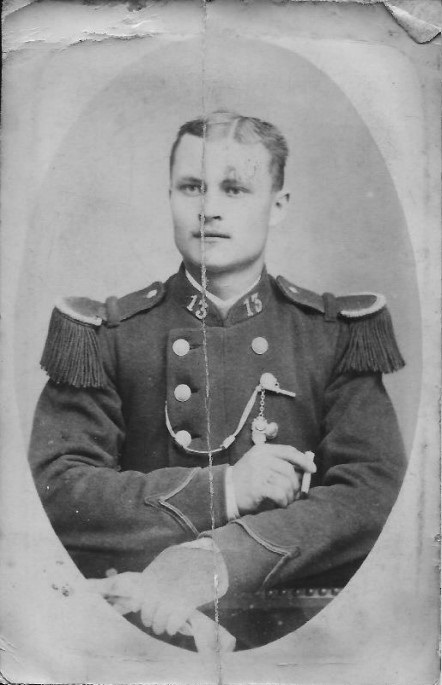
#> input picture original_picture.jpg, 442 x 685 px
$ jupyter execute inpainting_FRICKE_LEFUNDES.ipynb
#> lines starting #> are read from the running program, lines starting #| are printed output that depends on the picture
[cell 1]
#########################################
#            Inpainting                 #
#                                       #
# Grenoble INP - Phelma                 #
# SICOM                                 #
#                                       #
# Edna FRICKE                           #
# Henrique LEFUNDES DA SILVA            #
#                                       #
# 27/11/2023                            #
#########################################

[cell 2]
import numpy as np
import matplotlib.pyplot as plt
import skimage.io as io
import skimage.color as color
from scipy.signal import convolve2d
from skimage import img_as_float

[cell 3]
def process_image(path, show = True):
    # Load image
#> called with path = 'original_picture.jpg', show = False
    img = io.imread(path)
#> img is the input picture: shape (685, 442, 3); min 0, max 242, mean 145.7
    # Convert to grayscale
    img = color.rgb2gray(img)
#> img: shape (685, 442) float64
#> call 2 of process_image, with path = 'modified_picture.jpg', show = False
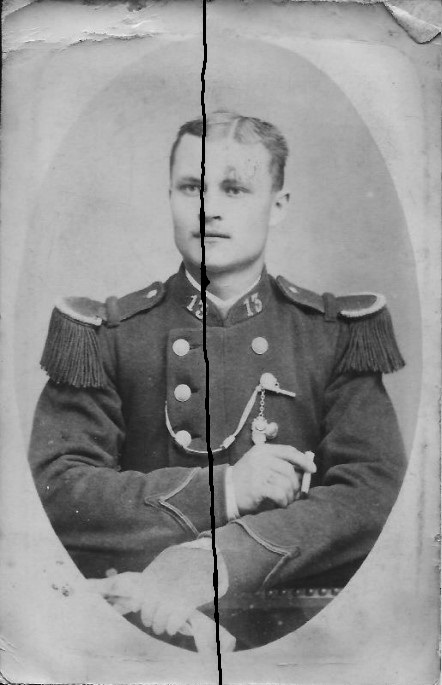
#> input picture modified_picture.jpg, 442 x 685 px
#> in process_image, img is the input picture: shape (685, 442, 3); min 0, max 242, mean 144.6
    # Convert to float
    img = img_as_float(img)

    if show:
        plt.imshow(img, cmap='gray')

    return img

def inpainting(modified_img, original_img, i = 1, j = 10, threshold = 0.05):
    '''
    Restore the image using the inpainting technique.
    The inpainting technique consists in replacing the black pixels
    with the average of the pixels around it.

    Parameters
    ----------
    img : ndarray
        The modified image. (with the black pixels)
    original_img : ndarray
        The original image. (without the black pixels)
    i : int
        The number of lines of the filter. (default is 1)
    j : int
        The number of columns of the filter. (default is 10)
    threshold : float
        The threshold to create the mask. (default is 0.05)
    '''
#> called with i = 1, j = 10, threshold = 0.05
    # Create a copy of the original image
    inpainted = original_img.copy()

    # Create the filter
    filter = np.ones((i, j)) / (i * j)

    # Convolve the image with the filter
    convolved = convolve2d(modified_img, filter, mode='same', boundary='wrap')
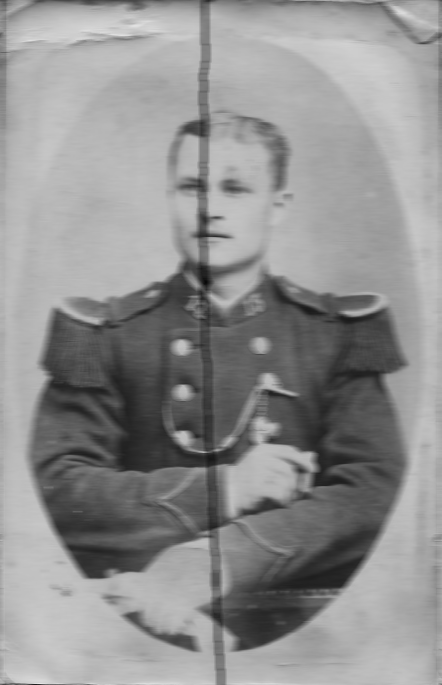
#> convolved: shape (685, 442) float64; min 0.0318, max 0.913, mean 0.567

    # Create the mask matrix
    mask = np.zeros(modified_img.shape)

    # Put 1 where the picture is not black
    mask[modified_img > threshold] = 1

    # Convolve the mask with the filter
    mask_convolved = convolve2d(mask, filter, mode='same', boundary='wrap')

    # Normalize the image
    normalized_convolved = convolved / mask_convolved
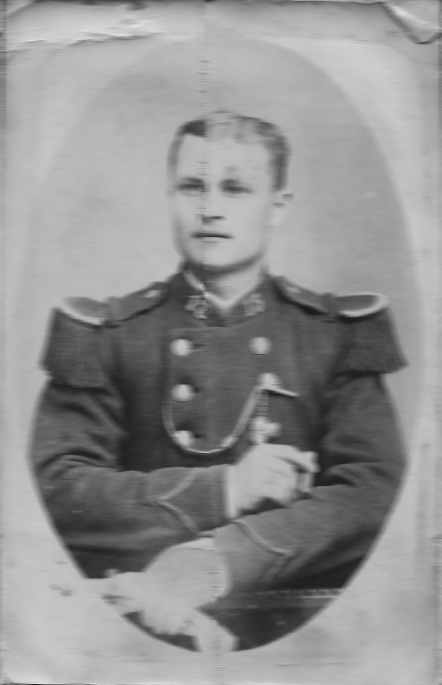
#> normalized_convolved: shape (685, 442) float64; min 0.104, max 0.913, mean 0.571

    # Replace the black pixels with the convolved pixels
    inpainted[mask == 0] = normalized_convolved[mask == 0]
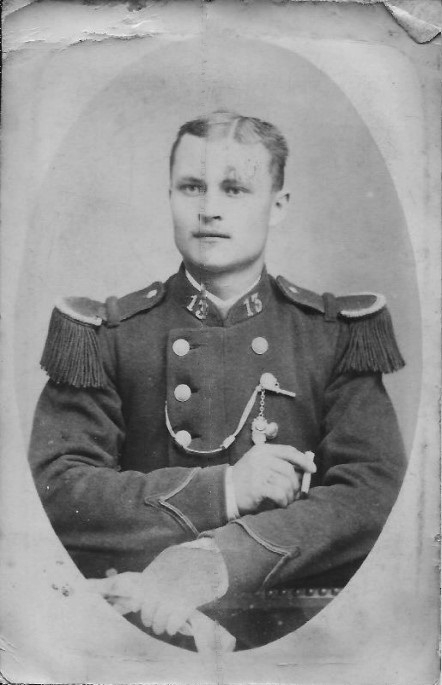
#> inpainted: shape (685, 442) float64; min 0.051, max 0.949, mean 0.571

    return inpainted

[cell 4]
# Load image
original_img = process_image('original_picture.jpg', show = False)
# Load image
modified_img = process_image('modified_picture.jpg', show = False)

[cell 5]
# The default values are i = 1, j = 10 and threshold = 0.05
# The default values were chosen because they gave the best result
# i = 1 was picked because of the format of the distorted image (vertical lines)
# j = 10 was a good value to remove the distortion
# threshold = 0.05 was a good value get the mask correctly (the mask were made in Microsoft Paint)
# because of that not all pixels are really black. Some of them are a little bit gray.

# Apply the inpainting
inpainting_picture = inpainting(modified_img, original_img)

# Show the result
plt.subplot(1, 2, 1)
plt.imshow(original_img, cmap='gray')
plt.title('Original picture')
plt.axis('off')

plt.subplot(1, 2, 2)
plt.imshow(inpainting_picture, cmap='gray')
plt.title('Inpainting picture (restored)')
plt.axis('off')

plt.gcf().set_size_inches(15, 15)
plt.show()
